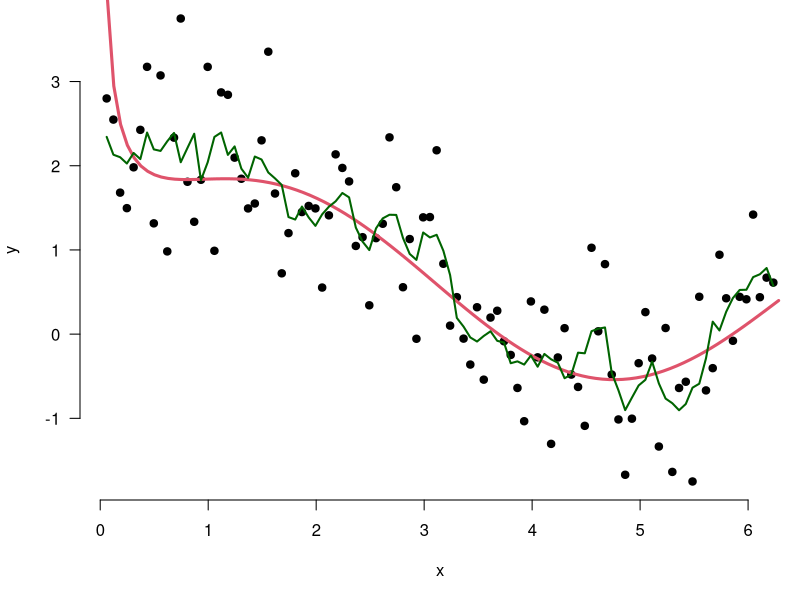
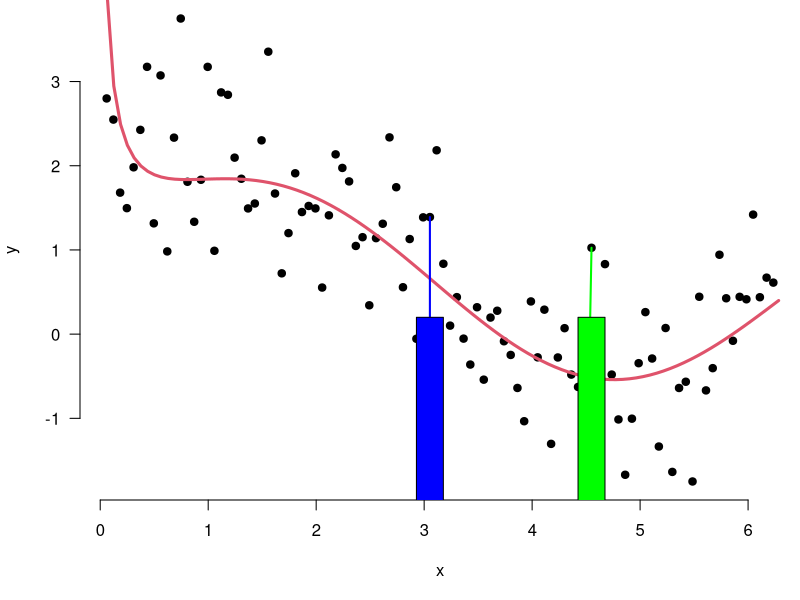
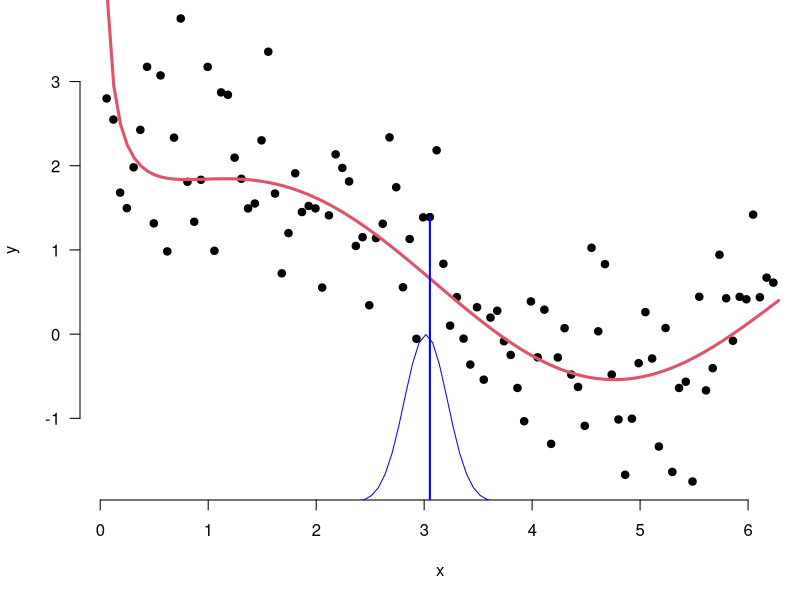
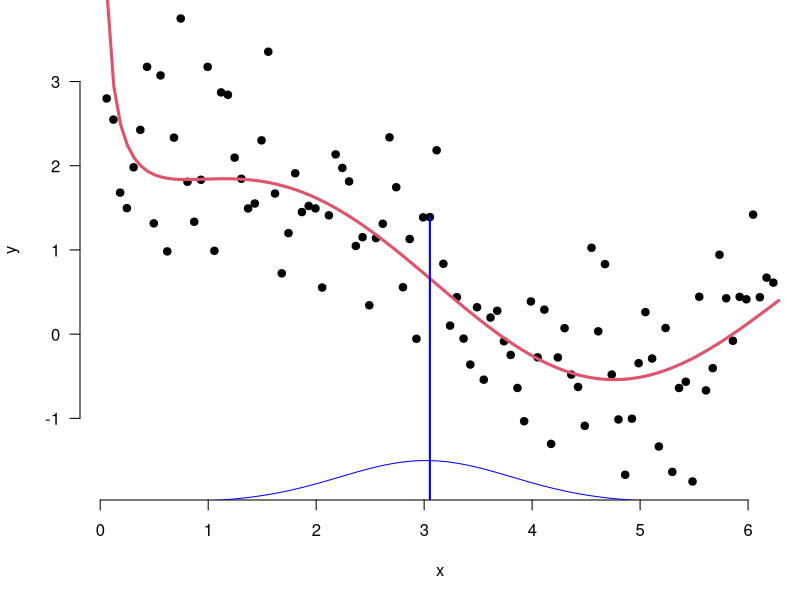
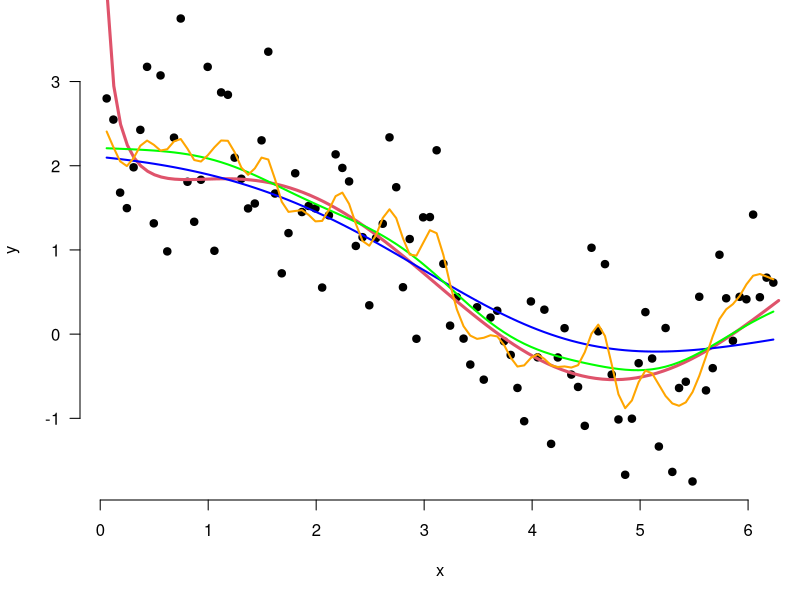
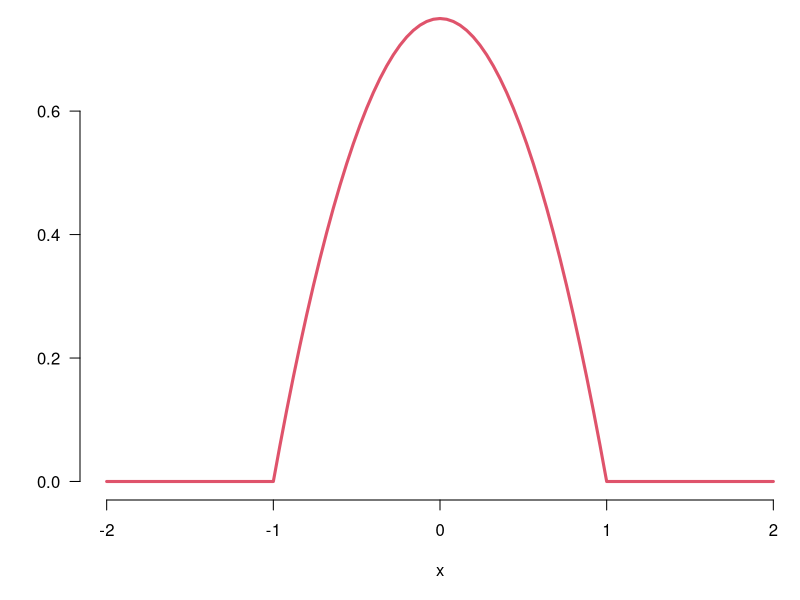
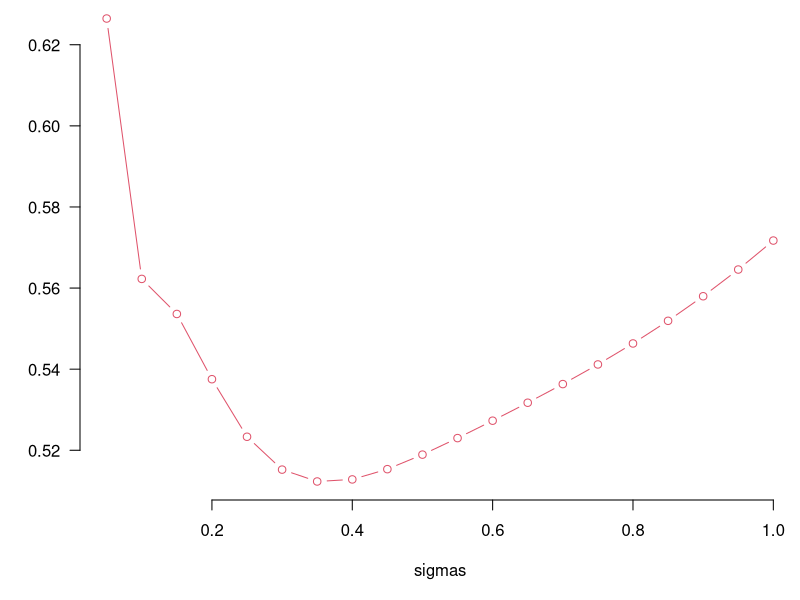
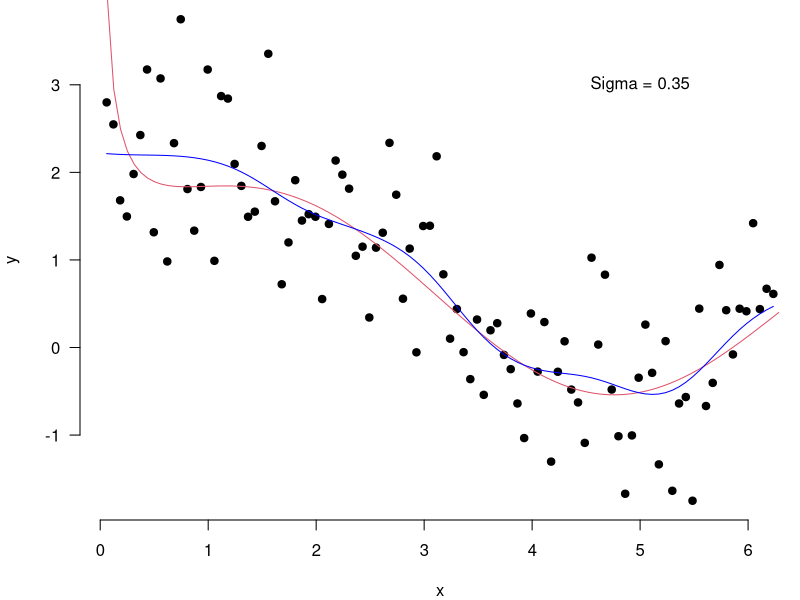

Write the R code that produced these figures, in order.
## ---- chunk 1
set.seed(1234)
trueFunction <- function(x) sin(x) + 1/sqrt(x)
x = runif(100, 0, 2*pi)
x = seq(min(x), max(x), length.out=100)
y = trueFunction(x) + rnorm(100, 0, .75)
par(mar=c(5,4,0,0))
plot(x, y, pch=19, bty='n', las=1, cex.lab=1, cex.axis=1)
curve(trueFunction(x), 0, 2*pi, col=2, lwd=3, add=TRUE)
W = toeplitz(c(rep(1,3),rep(0,97)))
W = sweep(W, 1, rowSums(W), '/')
Yhat = W %*% y
lines(x, Yhat, col='darkgreen', lwd=2)
## ---- chunk 2
W = toeplitz(c(rep(1,3),rep(0,7)))
round(sweep(W, 1, rowSums(W), '/'), 2)
## ---- chunk 3
par(mar=c(5,4,0,0))
plot(x, y, pch=19, bty='n', las=1, cex.lab=1, cex.axis=1)
curve(trueFunction(x), 0, 2*pi, col=2, lwd=3, add=TRUE)
segments(x[49], -100, x[49], y[49], col='blue', lwd=2)
rect(x[47], -100, x[51], 1/5, col='blue')
segments(x[49], -100, x[73], y[73], col='green', lwd=2)
rect(x[71], -100, x[75], 1/5, col='green')
## ---- chunk 4
par(mar=c(5,4,0,0))
plot(x, y, pch=19, bty='n', las=1, cex.lab=1, cex.axis=1)
curve(trueFunction(x), 0, 2*pi, col=2, lwd=3, add=TRUE)
segments(x[49], -100, x[49], y[49], col='blue', lwd=2)
curve(dnorm(x,mean=x[49],sd=.2)-2, from=0, to=2*pi, col='blue',add=TRUE)
## ---- chunk 5
par(mar=c(5,4,0,0))
plot(x, y, pch=19, bty='n', las=1, cex.lab=1, cex.axis=1)
curve(trueFunction(x), 0, 2*pi, col=2, lwd=3, add=TRUE)
segments(x[49], -100, x[49], y[49], col='blue', lwd=2)
curve(dnorm(x,mean=x[49],sd=.8)-2, from=0, to=2*pi, col='blue',add=TRUE)
## ---- chunk 6
par(mar=c(5,4,0,0))
plot(x, y, pch=19, bty='n', las=1, cex.lab=1, cex.axis=1)
curve(trueFunction(x), 0, 2*pi, col=2, lwd=3, add=TRUE)
dmat = as.matrix(dist(x))
Wgauss <- function(sig){
  gg = exp(-dmat^2/(2*sig^2)) / (sig * sqrt(2*pi))
  sweep(gg, 1, rowSums(gg),'/')
}
W1 = Wgauss(1)
W.5 = Wgauss(.5)
W.1 = Wgauss(.1)
lines(x, W1%*%y, col='blue',lwd=2, lty=1)
lines(x, W.5%*%y, col='green',lwd=2, lty=1)
lines(x, W.1%*%y, col='orange',lwd=2, lty=1)
## ---- chunk 7
epan <- function(x) 3/4*(1-x^2)*(abs(x)<1)
curve(epan(x),-2,2,col=2, lwd=3, mar=c(3,2,0,0), bty='n', las=1, cex.lab=1, cex.axis=1, ylab='')
## ---- chunk 8
looCV <- function(y, W){
  n = length(y)
  resids2 = ((diag(n)-W) %*% y)^2
  denom = (1-diag(W))^2
  return(mean(resids2/denom))
}

looCV.forNiceModels <- function(mdl){ 
  mean(residuals(mdl)^2/(1-hatvalues(mdl))^2)
}
                                          
looCVs = double(20)
sigmas = seq(.05, 1, length.out=length(looCVs))
for(i in 1:length(looCVs)){
  W = Wgauss(sigmas[i])
  looCVs[i] = looCV(y, W)
}
plot(sigmas, looCVs, type='b', col=2, las=1, mar=c(4,5,0,0), 
     bty='n', ylab='', cex.axis=1, cex.lab=1)
## ---- chunk 9
par(mar=c(4,4,0,0))
plot(x, y, pch=19, bty='n', las=1, cex.lab=1, cex.axis=1)
curve(trueFunction(x), 0, 2*pi, col=2, lwd=1, add=TRUE)
Wstar = Wgauss(sigmas[which.min(looCVs)])
lines(x, Wstar %*% y, col='blue', lwd=1, lty=1)
text(5, 3,paste('Sigma =', round(sigmas[which.min(looCVs)],2)), cex=1)
## ---- chunk 10
niter = 10
gam = 0.1
x = double(niter)
x[1] = 23
grad <- function(x) 2*(x-6)
for(i in 2:niter) x[i] = x[i-1] - gam*grad(x[i-1])
x
## ---- chunk 11
maxiter = 1000
conv = FALSE
gam = 0.1
x = 23
tol = 1e-3
grad <- function(x) 2*(x-6)
for(iter in  1:maxiter){
  x.new = x - gam * grad(x)
  conv = (x - x.new < tol)
  x = x.new
  if(conv) break
}
x
iter
